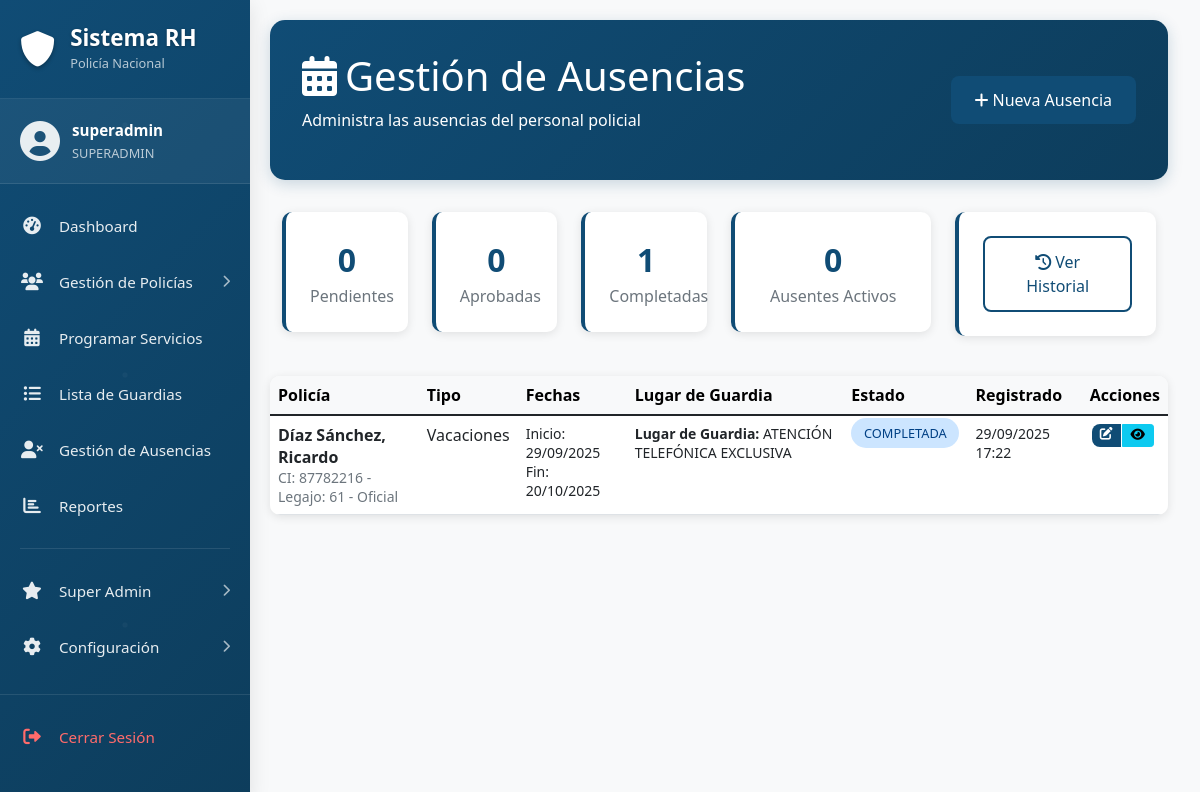
Page /admin/ausencias/index.php (signed in) on the committed database.
### tables this page shows
CREATE TABLE `usuarios` (
  `id` int NOT NULL,
  `nombre_usuario` varchar(50) NOT NULL,
  `contraseña` varchar(255) NOT NULL,
  `nombre_completo` varchar(100) DEFAULT NULL,
  `email` varchar(100) DEFAULT NULL,
  `rol` enum('ADMIN','SUPERADMIN') DEFAULT 'ADMIN',
  `activo` tinyint(1) DEFAULT '1',
  `creado_en` timestamp NULL DEFAULT CURRENT_TIMESTAMP,
  `actualizado_en` timestamp NULL DEFAULT CURRENT_TIMESTAMP ON UPDATE CURRENT_TIMESTAMP
);

CREATE TABLE `ausencias` (
  `id` int NOT NULL,
  `policia_id` int NOT NULL,
  `tipo_ausencia_id` int NOT NULL,
  `fecha_inicio` date NOT NULL,
  `fecha_fin` date DEFAULT NULL,
  `descripcion` text,
  `justificacion` text,
  `documento_adjunto` varchar(255) DEFAULT NULL,
  `aprobado_por` int DEFAULT NULL,
  `estado` enum('PENDIENTE','APROBADA','RECHAZADA','COMPLETADA') DEFAULT 'PENDIENTE',
  `created_at` timestamp NULL DEFAULT CURRENT_TIMESTAMP,
  `updated_at` timestamp NULL DEFAULT CURRENT_TIMESTAMP ON UPDATE CURRENT_TIMESTAMP
);

CREATE TABLE `policias` (
  `id` int NOT NULL,
  `legajo` int NOT NULL,
  `nombre` varchar(100) NOT NULL,
  `apellido` varchar(100) NOT NULL,
  `cin` varchar(20) NOT NULL,
  `genero` enum('MASCULINO','FEMENINO') NOT NULL,
  `grado_id` int NOT NULL COMMENT 'Referencia a tipo_grados.id',
  `especialidad_id` int DEFAULT NULL,
  `cargo` varchar(150) DEFAULT NULL,
  `comisionamiento` varchar(200) DEFAULT NULL,
  `telefono` varchar(20) DEFAULT NULL,
  `region_id` int DEFAULT '1',
  `lugar_guardia_id` int DEFAULT NULL,
  `lugar_guardia_reserva_id` int DEFAULT '6' COMMENT 'Siempre ATENCIÓN TELEFÓNICA EXCLUSIVA (ID 6)',
  `observaciones` varchar(500) DEFAULT NULL,
  `activo` tinyint(1) DEFAULT '1',
  `estado` enum('DISPONIBLE','NO DISPONIBLE') DEFAULT 'DISPONIBLE',
  `created_at` timestamp NULL DEFAULT CURRENT_TIMESTAMP,
  `updated_at` timestamp NULL DEFAULT CURRENT_TIMESTAMP ON UPDATE CURRENT_TIMESTAMP
);

CREATE TABLE `grados` (
  `id` int NOT NULL,
  `nombre` varchar(100) NOT NULL,
  `nivel_jerarquia` int NOT NULL,
  `abreviatura` varchar(20) DEFAULT NULL,
  `descripcion` text,
  `created_at` timestamp NULL DEFAULT CURRENT_TIMESTAMP,
  `updated_at` timestamp NULL DEFAULT CURRENT_TIMESTAMP ON UPDATE CURRENT_TIMESTAMP
);

CREATE TABLE `tipos_ausencias` (
  `id` int NOT NULL,
  `nombre` varchar(50) NOT NULL,
  `descripcion` text,
  `requiere_justificacion` tinyint(1) DEFAULT '0',
  `created_at` timestamp NULL DEFAULT CURRENT_TIMESTAMP
);

CREATE TABLE `lugares_guardias` (
  `id` int NOT NULL,
  `nombre` varchar(100) NOT NULL,
  `descripcion` text,
  `direccion` varchar(200) DEFAULT NULL,
  `zona` varchar(50) DEFAULT NULL,
  `activo` tinyint(1) DEFAULT '1',
  `created_at` timestamp NULL DEFAULT CURRENT_TIMESTAMP,
  `updated_at` timestamp NULL DEFAULT CURRENT_TIMESTAMP ON UPDATE CURRENT_TIMESTAMP
);

### admin/ausencias/index.php (the view, shortened to what the rows shown need)
<?php
require_once '../../cnx/db_connect.php';
$sql_ausencias = "SELECT a.*, p.nombre, p.apellido, p.cin, p.legajo, g.nombre as grado, ta.nombre as tipo_ausencia,
                         u.nombre_completo as aprobado_por_nombre,
                         lg_principal.nombre as lugar_principal
                  FROM ausencias a
                  JOIN policias p ON a.policia_id = p.id
                  LEFT JOIN tipo_grados tg ON p.grado_id = tg.id
                  LEFT JOIN grados g ON tg.grado_id = g.id
                  JOIN tipos_ausencias ta ON a.tipo_ausencia_id = ta.id
                  LEFT JOIN usuarios u ON a.aprobado_por = u.id
                  LEFT JOIN lugares_guardias lg_principal ON p.lugar_guardia_id = lg_principal.id
                  WHERE a.estado IN ('PENDIENTE', 'APROBADA', 'COMPLETADA')
                  AND ta.nombre != 'Junta Medica'
                  ORDER BY a.created_at DESC";
$result_ausencias = $conn->prepare($sql_ausencias);
$result_ausencias->execute();
?>
    <link href="https://cdn.jsdelivr.net/npm/bootstrap@5.1.3/dist/css/bootstrap.min.css" rel="stylesheet">
    <link href="https://cdnjs.cloudflare.com/ajax/libs/font-awesome/6.0.0/css/all.min.css" rel="stylesheet">
</head>
<body>
    <div class="container-fluid">
        <div class="row">
            <?php include '../inc/sidebar.php'; ?>
            <div class="col-md-9 col-lg-10">
                <div class="main-content">
                    <div class="page-header">
                        <div class="d-flex justify-content-between align-items-center">
                            <div>
                                <h1><i class="fas fa-calendar-alt me-2"></i>Gestión de Ausencias</h1>
                            </div>
                        </div>
                    </div>
                    <div class="table-container">
                        <div class="table-responsive">
                            <table class="table table-hover mb-0">
                                <thead class="table-light">
                                    <tr>
                                        <th>Policía</th>
                                        <th>Tipo</th>
                                        <th>Fechas</th>
                                        <th>Lugar de Guardia</th>
                                        <th>Estado</th>
                                        <th>Registrado</th>
                                        <th>Acciones</th>
                                    </tr>
                                </thead>
                                <tbody>
                                    <?php while ($ausencia = $result_ausencias->fetch(PDO::FETCH_ASSOC)): ?>
                                    <tr>
                                        <td>
                                            <strong><?php echo htmlspecialchars($ausencia['apellido'] . ', ' . $ausencia['nombre']); ?></strong><br>
                                            <small class="text-muted">CI: <?php echo htmlspecialchars($ausencia['cin']); ?> - Legajo: <?php echo htmlspecialchars($ausencia['legajo']); ?> - <?php echo htmlspecialchars($ausencia['grado']); ?></small>
                                        </td>
                                        <td><?php echo htmlspecialchars($ausencia['tipo_ausencia']); ?></td>
                                        <td>
                                            <small>
                                                Inicio: <?php echo date('d/m/Y', strtotime($ausencia['fecha_inicio'])); ?><br>
                                                <?php if ($ausencia['fecha_fin']): ?>
                                                Fin: <?php echo date('d/m/Y', strtotime($ausencia['fecha_fin'])); ?>
                                                <?php else: ?>
                                                <span class="text-muted">Fecha única</span>
                                                <?php endif; ?>
                                            </small>
                                        </td>
                                        <td>
                                            <small>
                                                <strong>Lugar de Guardia:</strong> <?php echo htmlspecialchars($ausencia['lugar_principal']); ?>
                                            </small>
                                        </td>
                                        <td>
                                            <span class="status-badge status-<?php echo strtolower($ausencia['estado']); ?>">
                                                <?php echo $ausencia['estado']; ?>
                                            </span>
                                        </td>
                                        <td>
                                            <small>
                                                <?php echo date('d/m/Y H:i', strtotime($ausencia['created_at'])); ?><br>
                                            </small>
                                        </td>
                                        <td>
                                            <div class="btn-group" role="group">
                                                <a href="editar_ausencia.php?id=<?php echo $ausencia['id']; ?>" class="btn btn-sm btn-primary action-btn" title="Editar">
                                                    <i class="fas fa-edit"></i>
                                                </a>
                                                <a href="ver_ausencia.php?id=<?php echo $ausencia['id']; ?>" class="btn btn-sm btn-info action-btn" title="Ver Detalles">
                                                    <i class="fas fa-eye"></i>
                                                </a>
                                            </div>
                                        </td>
                                    </tr>
                                    <?php endwhile; ?>
                                </tbody>
                            </table>
                        </div>
                    </div>
                </div>
            </div>
        </div>
    </div>
</body>

### admin/inc/sidebar.php (shortened to what the rows shown need)
<?php
if (isset($_SESSION['usuario_id'])) {
    require_once __DIR__ . '/../../cnx/db_connect.php';
    $stmt = $conn->prepare("SELECT nombre_usuario, rol FROM usuarios WHERE id = ?");
    $stmt->execute([$_SESSION['usuario_id']]);
    $usuario_actual = $stmt->fetch();
}
?>
<div class="col-md-3 col-lg-2 px-0">
    <div class="sidebar modern-sidebar">
        <div class="user-profile">
            <div class="user-info">
                <span class="user-name"><?php echo isset($usuario_actual) ? htmlspecialchars($usuario_actual['nombre_usuario']) : 'Usuario'; ?></span>
                <span class="user-role"><?php echo isset($usuario_actual) ? htmlspecialchars($usuario_actual['rol']) : 'Sistema'; ?></span>
            </div>
        </div>
    </div>
</div>

### rows in the picture
usuarios: nombre_usuario "superadmin", rol "SUPERADMIN"
ausencias: policia.nombre "Díaz Sánchez, Ricardo", policia.cin "87782216", policia.legajo "61", grados.nombre "Oficial", tipo_ausencia.nombre "Vacaciones", fecha_inicio "29/09/2025", fecha_fin "20/10/2025", lugares_guardias.nombre "ATENCIÓN TELEFÓNICA EXCLUSIVA", estado "COMPLETADA", created_at "29/09/2025 17:22"

### other values in the picture
$stats['pendientes'] "0"
$stats['aprobadas'] "0"
$stats['completadas'] "1"
$stats['ausentes_activos'] "0"
